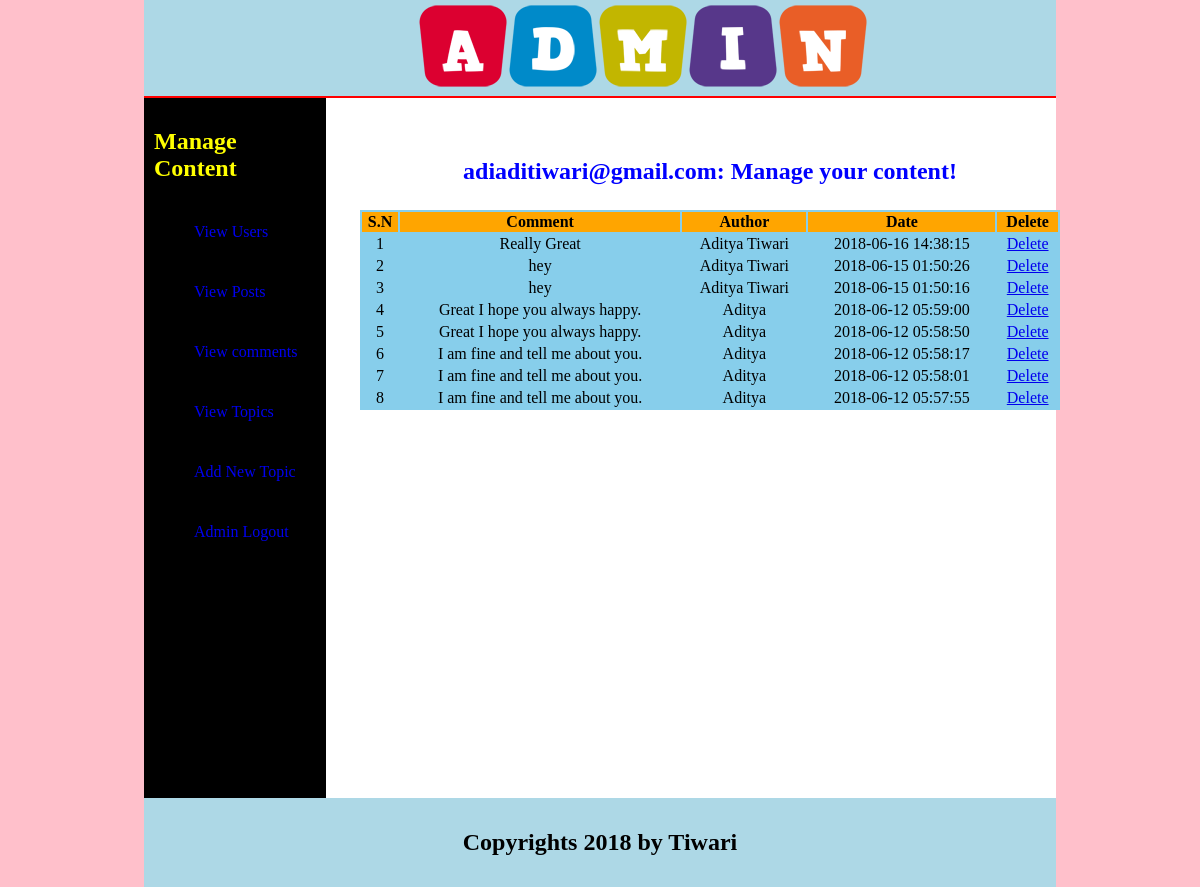
Page /admin/index.php?view_comments (signed in) on the committed database.
### tables this page shows
CREATE TABLE IF NOT EXISTS `comments` (
  `com_id` int(11) NOT NULL AUTO_INCREMENT,
  `post_id` int(11) NOT NULL,
  `user_id` int(11) NOT NULL,
  `comment` varchar(255) NOT NULL,
  `comment_author` text NOT NULL,
  `date` timestamp NOT NULL,
  PRIMARY KEY (`com_id`)
);

### admin/includes/view_comments.php (the view, shortened to what this page needs)
<table align="center" width="700" bgcolor="skyblue">
	<tr bgcolor="orange" border="1">
       <th>S.N</th>
       <th>Comment</th>
       <th>Author</th>
       <th>Date</th>
       <th>Delete</th>
	</tr>
<?php
  include("includes/connection.php");
  $sel_com="select * from comments ORDER by 1 DESC";
  $run_com =mysqli_query($con,$sel_com);
  $i=0;
  while($row_com=mysqli_fetch_array($run_com)){
  	$com_id=$row_com['com_id'];
  	$com=$row_com['comment'];
  	$date=$row_com['date'];
  	$author=$row_com['comment_author'];
  	$i++;
?>
<tr align="center">
	<td><?php echo $i; ?></td>
	<td><?php echo $com; ?></td>
	<td><?php echo $author; ?></td>
	<td><?php echo $date; ?></td>
	<td><a href="index.php?view_comments&delete=<?php echo $com_id; ?>">Delete</a></td>
</tr>
<?php } ?>
</table>

### admin/admin_style.css (style rules this page uses)
body { background-color: pink; padding: 0; margin: 0; }
* { box-sizing: border-box; }

### rows in the picture
comments: comment "Really Great", comment_author "Aditya Tiwari", date "2018-06-16 14:38:15"
comments: comment "hey", comment_author "Aditya Tiwari", date "2018-06-15 01:50:26"
comments: comment "hey", comment_author "Aditya Tiwari", date "2018-06-15 01:50:16"
comments: comment "Great I hope you always happy.", comment_author "Aditya", date "2018-06-12 05:59:00"
comments: comment "Great I hope you always happy.", comment_author "Aditya", date "2018-06-12 05:58:50"
comments: comment "I am fine and tell me about you.", comment_author "Aditya", date "2018-06-12 05:58:17"
comments: comment "I am fine and tell me about you.", comment_author "Aditya", date "2018-06-12 05:58:01"
comments: comment "I am fine and tell me about you.", comment_author "Aditya", date "2018-06-12 05:57:55"

### other values in the picture
$_SESSION['admin_email'] "adiaditiwari@gmail.com"
